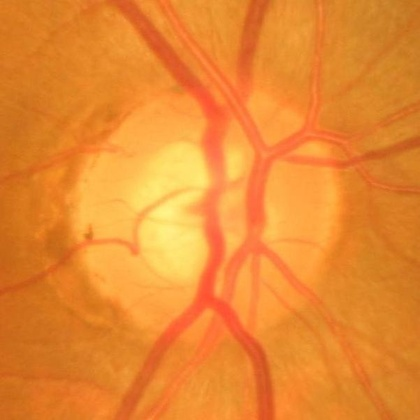
%> input picture procesado_imagenes/image_for_feature_extraction.jpeg, 420 x 420 px, shrunk from 601 x 601 before the run
$ octave --eval "result = fullsegmentation(imread('../image_for_feature_extraction.jpeg'));"   (GNU Octave 9; MATLAB toolbox functions it lacks are replaced by stand-ins)
%> lines starting %> are read from the running program, lines starting %| are printed output that depends on the picture; in (x1, y1, x2, y2) boxes, pixels count from 0 and x2, y2 are one past the last pixel; in counts of white or black regions, pixels touching at a corner belong together; the program's own positions count from 1
### procesado_imagenes/Segmentación/Bit plane slicing/RemoveVessels.m
function im_sin=RemoveVessels(I)

im_rgb = im2double(I);

im_green = im_rgb(:,:,2);
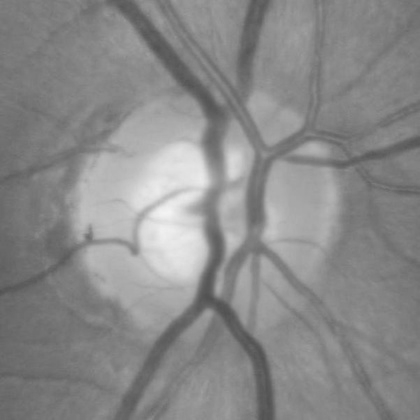
%> im_green: size 420x420 double; min 0.318, max 0.953, mean 0.538

im_enh = adapthisteq(im_green,'numTiles',[8 8],'nBins',128);
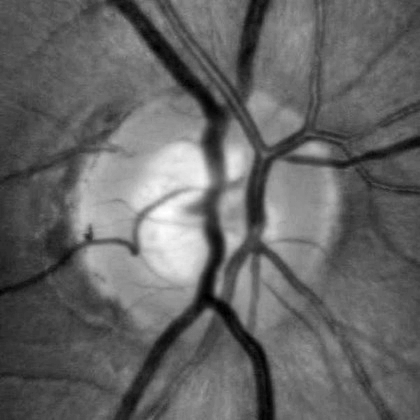
%> im_enh: size 420x420 double; min 0, max 1, mean 0.397

im_gray = imcomplement(im_enh);
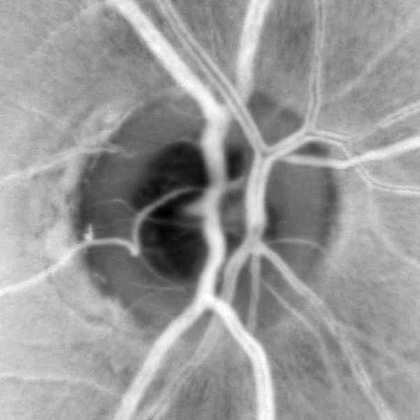
%> im_gray: size 420x420 double; min 0, max 1, mean 0.603

se = strel('disk',10);
im_top = imtophat(im_gray,se);
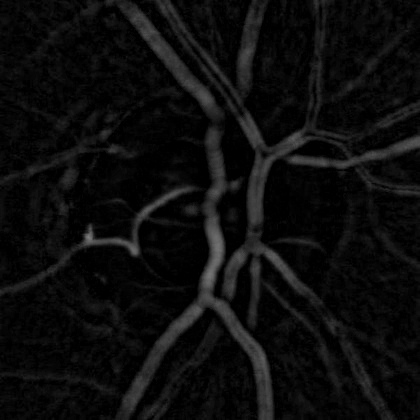
%> im_top: size 420x420 double; min 0, max 0.494, mean 0.0505
im_top_8=im2uint8(im_top);
im_top_8=imadjust(im_top_8);
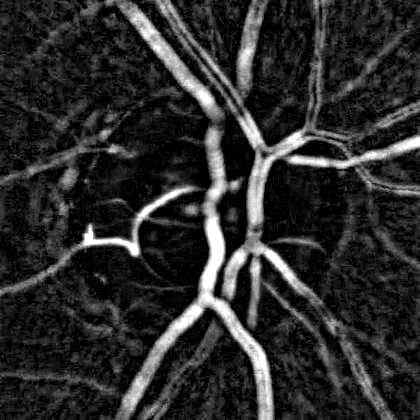
%> im_top_8: size 420x420 uint8; min 0, max 255, mean 44.5


%im_thre=im_top_8>100;
im_thre=imbinarize(im_top_8, 'adaptive');
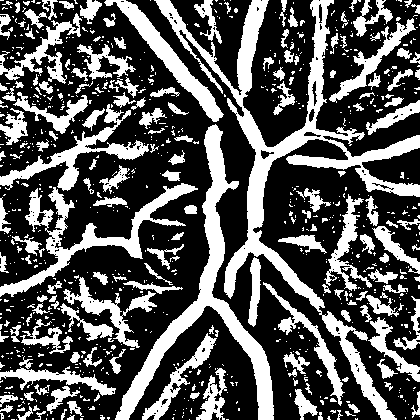
%> im_thre: size 420x420 logical; 33.9% white; 827 white regions (650 under 20 px), largest, box (x1, y1, x2, y2) and area: (154, 0, 420, 420) 12890, (115, 124, 274, 420) 6822, (0, 183, 198, 297) 3879

se = strel('disk',5);
im_thre=imopen(im_thre,se);
%> im_thre: size 420x420 logical; 15% white; 70 white regions, largest, box (x1, y1, x2, y2) and area: (116, 126, 274, 420) 6679, (125, 4, 221, 120) 2114, (224, 232, 321, 307) 1671
se = strel('disk',7);
im_thre=imdilate(im_thre,se);
%> im_thre: size 420x420 logical; 37.2% white; 34 white regions, largest, box (x1, y1, x2, y2) and area: (110, 0, 420, 420) 36361, (231, 0, 270, 97) 2619, (78, 292, 150, 343) 2216
se = strel('disk',5);
im_thre=imclose(im_thre,se);
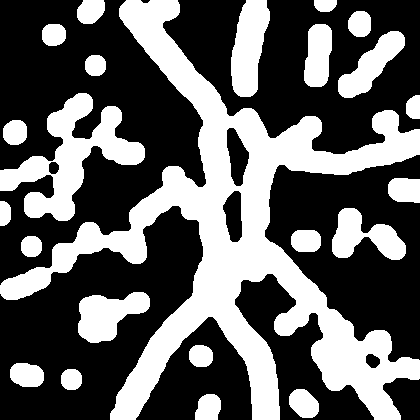
%> im_thre: size 420x420 logical; 38.1% white; 23 white regions, largest, box (x1, y1, x2, y2) and area: (0, 0, 420, 420) 42730, (0, 93, 145, 221) 6719, (231, 0, 270, 97) 2621
im_thre=imclose(im_thre,se);
im_thre=imclose(im_thre,se);

%> the run ends on the next line
im_sin=inpaintCoherent(I,im_thre,"SmoothingFactor",2,"Radius",10);

end

### procesado_imagenes/Segmentación/Bit plane slicing/Bit_plane_slicing_segmentation.m
function [VesselsRemoved,bw,bwselected,segmented_I,cropped_image_novessels,cropped_image_wvessels,centre,segblue] = Bit_plane_slicing_segmentation(I)
    VesselsRemoved = RemoveVessels(I);
    if mean(VesselsRemoved(:,:,1),'all')>170
        segblue = true;
        bw = green_channel_bitplaneslicing(VesselsRemoved,20);
    else
        segblue = false;
        bw = red_channel_bitplaneslicing(VesselsRemoved,20);
    end
    [bwselected,centre] = selectseg(bw);
    segmented_I = segment_rgb_image(bwselected,VesselsRemoved);
    cropped_image_novessels = crop_image(centre,VesselsRemoved,bwselected);
    cropped_image_wvessels = crop_image(centre,I,bwselected);
end

### procesado_imagenes/Segmentación/fullsegmentation.m
function [bwselected,cropped_image_wvessels,cropcentre,Crop_Vessels_Removed,disclogical,cuplogical,cupdiscmask,cupdiscmaskcorrected,ISNTadequate] = fullsegmentation(I)
[~, ~, bwselected, ~, cropped_image_novessels, cropped_image_wvessels, origcentre, ~] = Bit_plane_slicing_segmentation(I);
